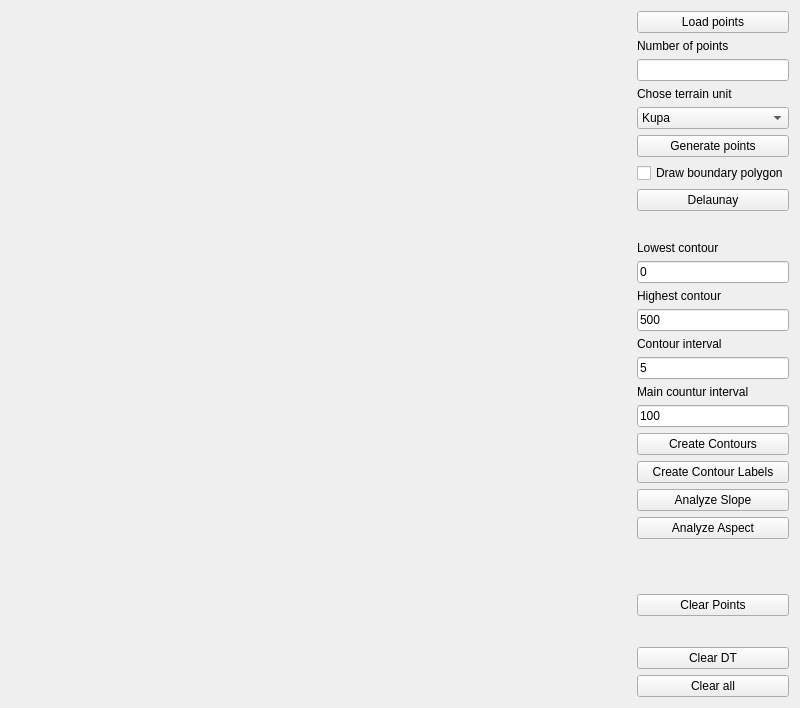
<?xml version="1.0" encoding="UTF-8"?>
<ui version="4.0">
 <class>Widget</class>
 <widget class="QWidget" name="Widget">
  <property name="geometry">
   <rect>
    <x>0</x>
    <y>0</y>
    <width>800</width>
    <height>708</height>
   </rect>
  </property>
  <property name="windowTitle">
   <string>DTM</string>
  </property>
  <layout class="QHBoxLayout" name="horizontalLayout">
   <item>
    <widget class="Draw" name="Canvas" native="true">
     <property name="sizePolicy">
      <sizepolicy hsizetype="Preferred" vsizetype="Preferred">
       <horstretch>1</horstretch>
       <verstretch>1</verstretch>
      </sizepolicy>
     </property>
    </widget>
   </item>
   <item>
    <layout class="QVBoxLayout" name="verticalLayout">
     <item>
      <widget class="QPushButton" name="pushButton_10">
       <property name="text">
        <string>Load points</string>
       </property>
      </widget>
     </item>
     <item>
      <widget class="QLabel" name="label_5">
       <property name="text">
        <string>Number of points</string>
       </property>
      </widget>
     </item>
     <item>
      <widget class="QLineEdit" name="lineEdit_4"/>
     </item>
     <item>
      <widget class="QLabel" name="label_4">
       <property name="text">
        <string>Chose terrain unit</string>
       </property>
      </widget>
     </item>
     <item>
      <widget class="QComboBox" name="comboBox">
       <item>
        <property name="text">
         <string>Kupa</string>
        </property>
       </item>
       <item>
        <property name="text">
         <string>Ridge</string>
        </property>
       </item>
       <item>
        <property name="text">
         <string>Valley</string>
        </property>
       </item>
       <item>
        <property name="text">
         <string>Settling</string>
        </property>
       </item>
       <item>
        <property name="text">
         <string>Random points</string>
        </property>
       </item>
      </widget>
     </item>
     <item>
      <widget class="QPushButton" name="pushButton_8">
       <property name="text">
        <string>Generate points</string>
       </property>
      </widget>
     </item>
     <item>
      <widget class="QCheckBox" name="checkBox">
       <property name="text">
        <string>Draw boundary polygon</string>
       </property>
      </widget>
     </item>
     <item>
      <widget class="QPushButton" name="pushButton">
       <property name="text">
        <string>Delaunay</string>
       </property>
      </widget>
     </item>
     <item>
      <layout class="QVBoxLayout" name="verticalLayout_2"/>
     </item>
     <item>
      <spacer name="verticalSpacer_3">
       <property name="orientation">
        <enum>Qt::Vertical</enum>
       </property>
       <property name="sizeHint" stdset="0">
        <size>
         <width>20</width>
         <height>40</height>
        </size>
       </property>
      </spacer>
     </item>
     <item>
      <widget class="QLabel" name="label">
       <property name="text">
        <string>Lowest contour</string>
       </property>
      </widget>
     </item>
     <item>
      <widget class="QLineEdit" name="lineEdit">
       <property name="text">
        <string>0</string>
       </property>
      </widget>
     </item>
     <item>
      <widget class="QLabel" name="label_2">
       <property name="text">
        <string>Highest contour</string>
       </property>
      </widget>
     </item>
     <item>
      <widget class="QLineEdit" name="lineEdit_2">
       <property name="text">
        <string>500</string>
       </property>
      </widget>
     </item>
     <item>
      <widget class="QLabel" name="label_3">
       <property name="text">
        <string>Contour interval</string>
       </property>
      </widget>
     </item>
     <item>
      <widget class="QLineEdit" name="lineEdit_3">
       <property name="text">
        <string>5</string>
       </property>
      </widget>
     </item>
     <item>
      <widget class="QLabel" name="label_6">
       <property name="text">
        <string>Main countur interval</string>
       </property>
      </widget>
     </item>
     <item>
      <widget class="QLineEdit" name="lineEdit_5">
       <property name="text">
        <string>100</string>
       </property>
      </widget>
     </item>
     <item>
      <widget class="QPushButton" name="pushButton_4">
       <property name="text">
        <string>Create Contours</string>
       </property>
      </widget>
     </item>
     <item>
      <widget class="QPushButton" name="pushButton_7">
       <property name="text">
        <string>Create Contour Labels</string>
       </property>
      </widget>
     </item>
     <item>
      <widget class="QPushButton" name="pushButton_5">
       <property name="text">
        <string>Analyze Slope</string>
       </property>
      </widget>
     </item>
     <item>
      <widget class="QPushButton" name="pushButton_6">
       <property name="text">
        <string>Analyze Aspect</string>
       </property>
      </widget>
     </item>
     <item>
      <spacer name="verticalSpacer_4">
       <property name="orientation">
        <enum>Qt::Vertical</enum>
       </property>
       <property name="sizeHint" stdset="0">
        <size>
         <width>20</width>
         <height>40</height>
        </size>
       </property>
      </spacer>
     </item>
     <item>
      <spacer name="verticalSpacer">
       <property name="orientation">
        <enum>Qt::Vertical</enum>
       </property>
       <property name="sizeHint" stdset="0">
        <size>
         <width>20</width>
         <height>40</height>
        </size>
       </property>
      </spacer>
     </item>
     <item>
      <widget class="QPushButton" name="pushButton_2">
       <property name="text">
        <string>Clear Points</string>
       </property>
      </widget>
     </item>
     <item>
      <spacer name="verticalSpacer_2">
       <property name="orientation">
        <enum>Qt::Vertical</enum>
       </property>
       <property name="sizeHint" stdset="0">
        <size>
         <width>20</width>
         <height>40</height>
        </size>
       </property>
      </spacer>
     </item>
     <item>
      <widget class="QPushButton" name="pushButton_3">
       <property name="text">
        <string>Clear DT</string>
       </property>
      </widget>
     </item>
     <item>
      <widget class="QPushButton" name="pushButton_9">
       <property name="text">
        <string>Clear all</string>
       </property>
      </widget>
     </item>
    </layout>
   </item>
  </layout>
 </widget>
 <customwidgets>
  <customwidget>
   <class>Draw</class>
   <extends>QWidget</extends>
   <header>draw.h</header>
   <container>1</container>
  </customwidget>
 </customwidgets>
 <resources/>
 <connections/>
</ui>
